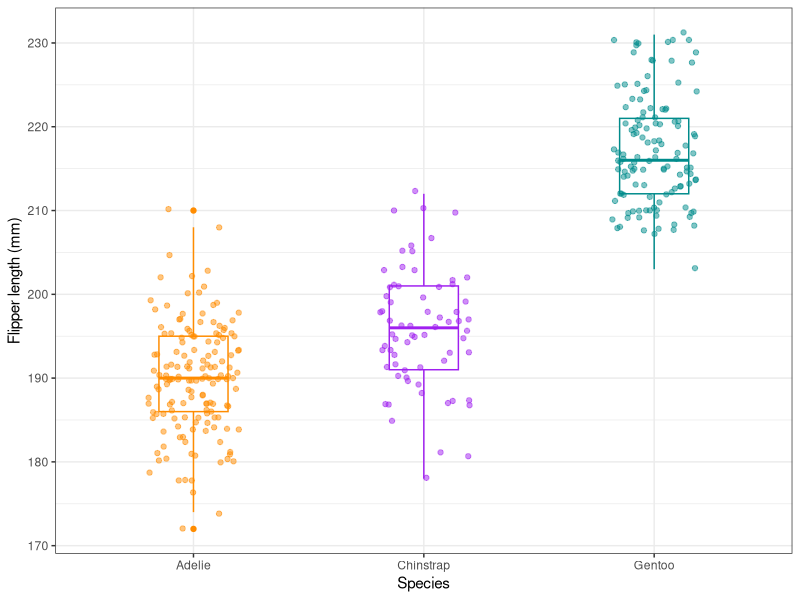
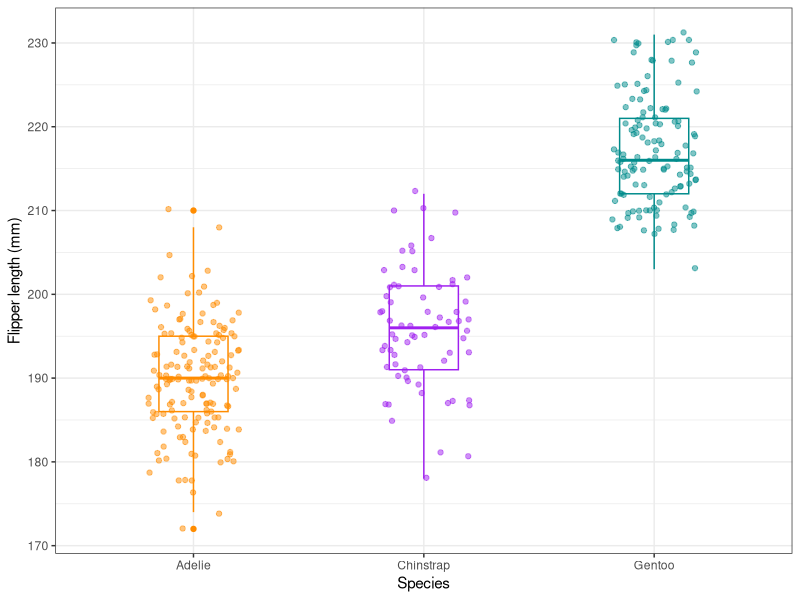
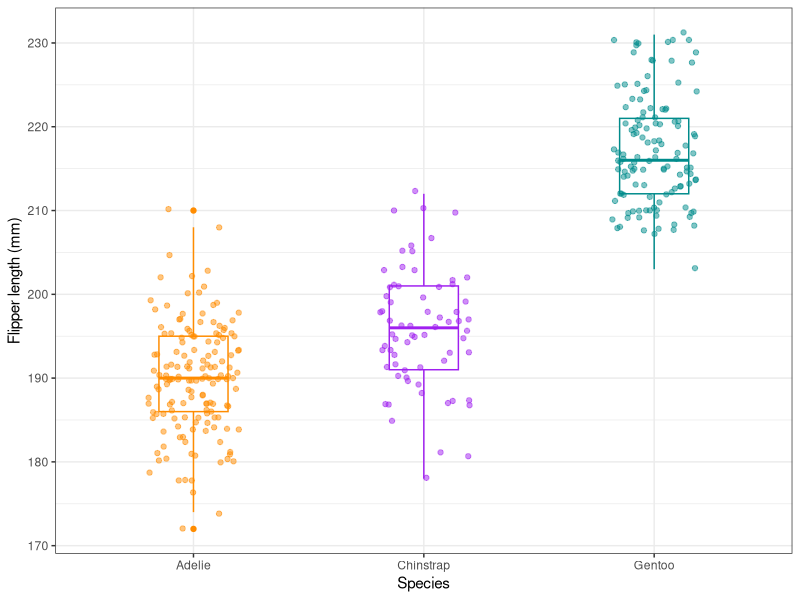

These charts were generated, in order, by the following R code:
## ---- chunk 1
#| echo: true
1 + 1
## ---- chunk 2
#| echo: true
library(ggplot2)
library(palmerpenguins)
ggplot(data = penguins, aes(x = species, y = flipper_length_mm)) + 
    geom_boxplot(aes(color = species), width = 0.3, show.legend = FALSE) +
    geom_jitter(
        aes(color = species), alpha = 0.5, show.legend = FALSE,
        position = position_jitter(width = 0.2, seed = 0)
    ) +
    scale_color_manual(values = c("darkorange","purple","cyan4")) +
    labs(x = "Species", y = "Flipper length (mm)") +
    theme_bw()
## ---- chunk 3
#| echo: fenced
#| output-location: column
library(ggplot2)
library(palmerpenguins)
ggplot(data = penguins, aes(x = species, y = flipper_length_mm)) + 
    geom_boxplot(aes(color = species), width = 0.3, show.legend = FALSE) +
    geom_jitter(
        aes(color = species), alpha = 0.5, show.legend = FALSE,
        position = position_jitter(width = 0.2, seed = 0)
    ) +
    scale_color_manual(values = c("darkorange","purple","cyan4")) +
    labs(x = "Species", y = "Flipper length (mm)") +
    theme_bw()
## ---- chunk 4
#| echo: fenced
#| code-line-numbers: 5-8
library(ggplot2)
library(palmerpenguins)
ggplot(data = penguins, aes(x = species, y = flipper_length_mm)) + 
    geom_boxplot(aes(color = species), width = 0.3, show.legend = FALSE) +
    geom_jitter(
        aes(color = species), alpha = 0.5, show.legend = FALSE,
        position = position_jitter(width = 0.2, seed = 0)
    ) +
    scale_color_manual(values = c("darkorange","purple","cyan4")) +
    labs(x = "Species", y = "Flipper length (mm)") +
    theme_bw()
## ---- chunk 5
#| echo: true
summary(penguins$bill_length_mm[penguins$species == "Adelie"])
## ---- chunk 6
#| echo: true
summary(penguins$bill_length_mm[penguins$species == "Gentoo"])
## ---- chunk 7
#| echo: true
summary(penguins$bill_length_mm[penguins$species == "Adelie"])
